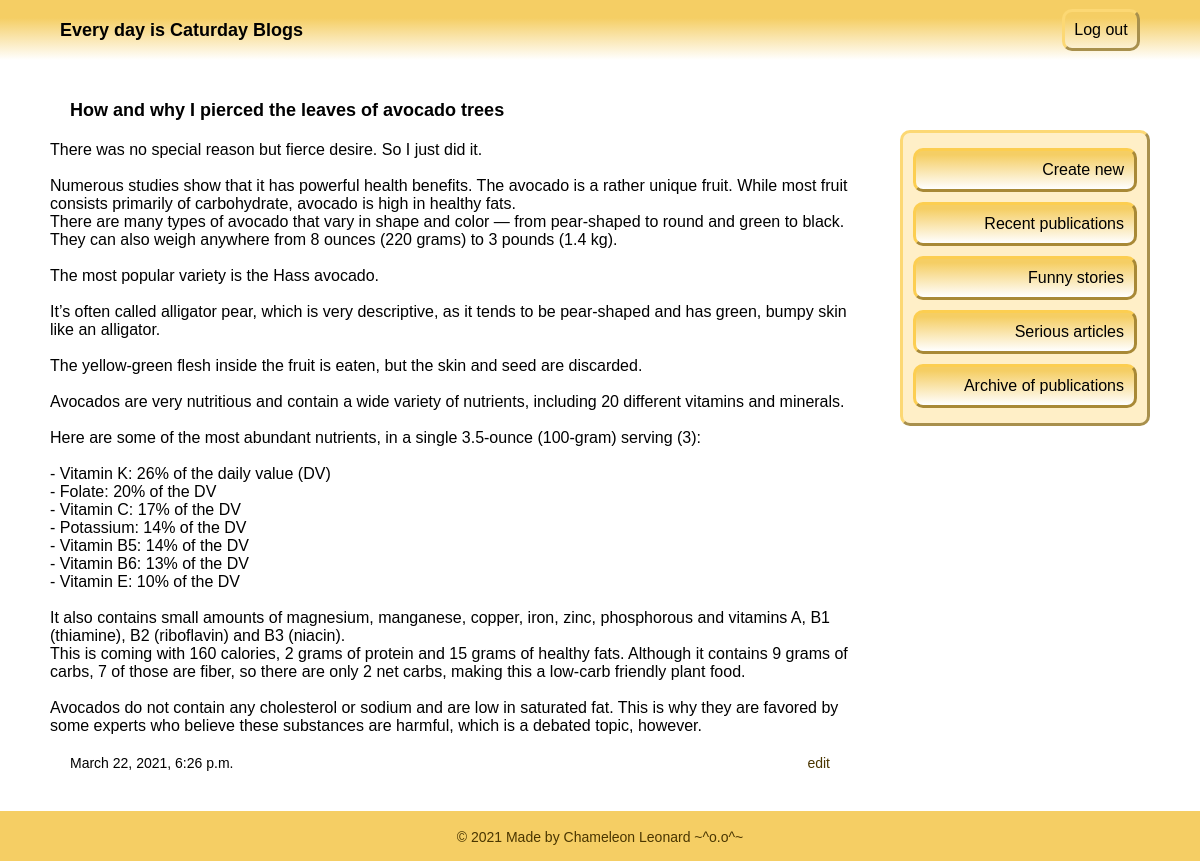
Screenshot of /blogs/catpost/1/ (signed in) with the database file from the repository.
### catblogs/models.py (models this page shows, shortened)
class CatPost(models.Model):
    catauthor = models.ForeignKey(settings.AUTH_USER_MODEL, on_delete=models.CASCADE)
    catitle = models.CharField(max_length=200)
    catext = models.TextField()
    creation_date = models.DateTimeField(default=timezone.now)
    publication_date = models.DateTimeField(blank=True, null=True)

### catblogs/views.py (the view)
# urls.py: path('<int:pk>/', views.catpost_detail, name='catpost_detail'),
def catpost_detail(request, pk):
    catpost = get_object_or_404(CatPost, pk=pk)
    return render(request, 'catblogs/catpost_detail.html', {'catpost': catpost})

### catblogs/templates/catblogs/catpost_detail.html
{% extends 'catblogs/base.html' %}
{% load static %}
{% block content %}
    <div class="post">
        <h2>{{ catpost.catitle }}</h2>
        <p>{{ catpost.catext|linebreaksbr }}</p>
        <div class="container">
        {% if catpost.publication_date %}
            <div class="date">
                <p>{{ catpost.publication_date }}</p>
            </div>
        {% endif %}
        {% if user.is_authenticated %}
            <div class="edit">
                <a href="{% url 'catblogs:catpost_edit' pk=catpost.pk %}">
                    <img src="{% static 'catblogs/images/img-pencil.png' %}"> edit
                </a>
            </div>
        {% endif %}
        </div>
    </div>
{% endblock %}

### catblogs/static/catblogs/css/style.css (style rules this page uses)
* { margin: 0; padding: 0; }
html, body { height: 100vh; }
body { font-family: Arial, sans-serif; font-weight: normal; }
.post h2 { font-size: 18px; padding: 20px; }
.container { padding: 20px; }
.date { display: inline-block; font-size: 14px; }
.edit { float: right; }
.edit img { height: 12px; }
.edit a { text-decoration: none; color: #4a3600; font-size: 14px; }

### rows the page displays
CatPost: catitle "How and why I pierced the leaves of avocado trees", catext "There was no special reason but fierce desire. So I just did it. Numerous studies show that it has powerful health benefits. The avocado is a rather unique fruit. While most fruit consists primarily of carbohydrate, avocado is high in healthy fats. There are many types of avocado that vary in shape and color — from pear-shaped to round and green to black. They can also weigh anywhere from 8 ounces (220 grams) to 3 pounds (1.4 kg). The most popular variety is the Hass avocado. It’s often called alligator pear, which is very descriptive, as it tends to be pear-shaped and has green, bumpy skin like an alligator. The yellow-green flesh inside the fruit is eaten, but the skin and seed are…", publication_date "March 22, 2021, 6:26 p.m."
